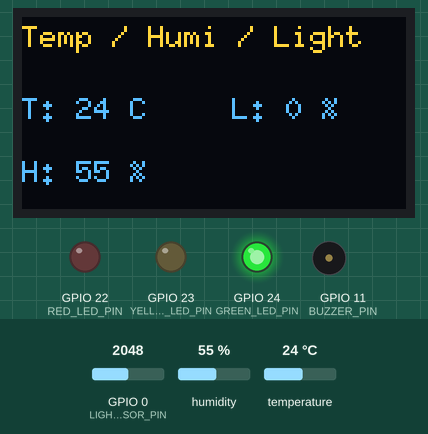
A sketch run on a simulated ESP32. Parts: 128×64 one-colour display, output pins drawn as LEDs (lit = HIGH), buzzer (waves = sounding). The inputs (shaded band) are chosen by the test bench; at power-on: humidity 55 %, temperature 24 °C, GPIO 0 (LIGHT_SENSOR_PIN) = 2048. The OLED is the two-colour kind (top 16 rows yellow); WiFi joins after 1.5 s; servers stay silent unless stated; uploads are accepted with an empty reply; no MQTT or app messages arrive unless stated.

Above: at 9.0 s.
9.1 s: humidity set to 79 %
14.9 s: humidity set to 82 %
At 16.1 s:
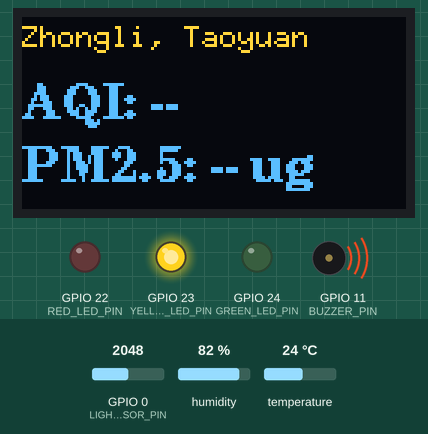
21.4 s: temperature set to 27 °C
At 25.2 s:
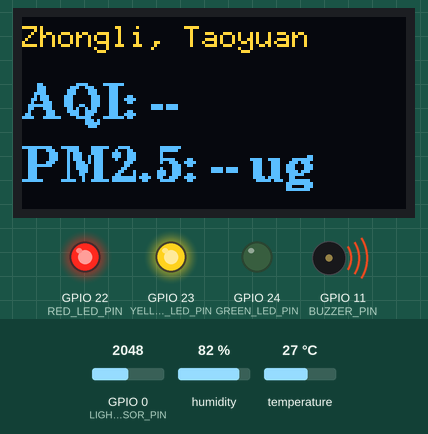
26.4 s: humidity set to 22 %
At 33.9 s:
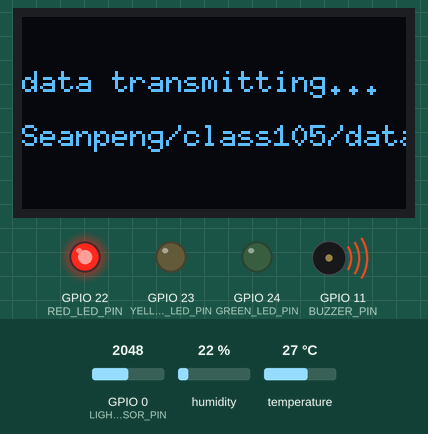
34.4 s: GPIO 0 (LIGHT_SENSOR_PIN) set to 491
At 40.6 s:
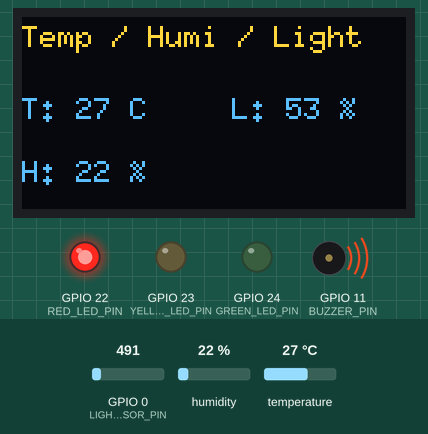
41.4 s: temperature set to 12 °C
At 45.8 s:
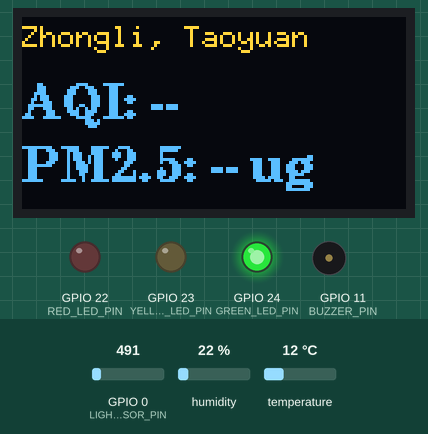
Timing chart, 0 to 47.3 s (numbered marks = the images above; inputs shaded):
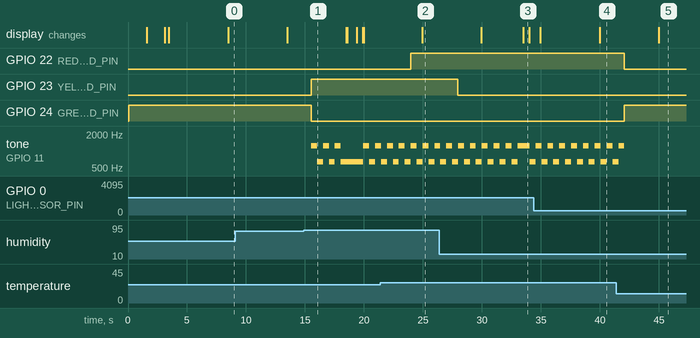

The sketch:

13-2_MQTT_light_add.ino
```cpp
/*
  13-2_MQTT_light_add
  整合 09_OLED_DHT_led_beep、10_OLED_AQI_PM、ThingSpeak、MQTT 與亮度：
  - 第 1 頁：桃園市中壢 AQI、PM2.5
  - 第 2 頁：DHT11 溫度、濕度
  - OLED 每 5 秒切換頁面
  - AQI 每 1 分鐘透過 Wi-Fi 更新
  - ThingSpeak 每 30 秒上傳溫度、濕度、AQI、PM2.5
  - MQTT 每 15 秒發布溫度與濕度 JSON
  - 光敏電阻 IO0 讀取亮度百分比並加入 MQTT JSON
  - 保留溫濕度門檻 LED 與蜂鳴器警報
*/

#include <WiFi.h>
#include <PubSubClient.h>
#include <WiFiSSLClient.h>
#include <ArduinoJson.h>
#include <DHT.h>
#include <U8g2lib.h>

char WIFI_SSID[] = "Seanpeng8787";
const char WIFI_PASSWORD[] = "0968709788";
const char API_HOST[] = "data.moenv.gov.tw";
const char API_PATH[] = "/api/v2/AQX_P_432?api_key=6b143ef9-f251-43e4-add6-a5557c7ffa1c";

const int DHT_PIN = 20;
const int LIGHT_SENSOR_PIN = 0;
const int GREEN_LED_PIN = 24;
const int YELLOW_LED_PIN = 23;
const int RED_LED_PIN = 22;
const int BUZZER_PIN = 11;
#define DHT_TYPE DHT11

const unsigned long SENSOR_INTERVAL_MS = 2000UL;
const unsigned long AQI_INTERVAL_MS = 60000UL;
const unsigned long THINGSPEAK_INTERVAL_MS = 30000UL;
const unsigned long MQTT_INTERVAL_MS = 15000UL;
const unsigned long MQTT_RETRY_INTERVAL_MS = 10000UL;
const unsigned long PAGE_INTERVAL_MS = 5000UL;
const unsigned long WIFI_RETRY_INTERVAL_MS = 10000UL;

DHT dht(DHT_PIN, DHT_TYPE);
U8G2_SSD1306_128X64_NONAME_F_HW_I2C u8g2(U8G2_R0, U8X8_PIN_NONE);
WiFiSSLClient httpsClient;
WiFiClient thingspeakClient;
WiFiClient mqttNetworkClient;
PubSubClient mqttClient(mqttNetworkClient);
const char THINGSPEAK_HOST[] = "api.thingspeak.com";
const char THINGSPEAK_API_KEY[] = "D6H5XMAOAOQRGWX0";
const char MQTT_HOST[] = "mqttgo.io";
const int MQTT_PORT = 1883;
const char MQTT_TOPIC[] = "Seanpeng/class105/data";
const char MQTT_CLIENT_ID[] = "HUB8735_Seanpeng";

float currentTemperature = 0.0;
float currentHumidity = 0.0;
bool sensorReady = false;
bool lightReady = false;
int brightnessPercent = 0;
int lightRawValue = 0;
bool hasAirData = false;
String latestAqi = "--";
String latestPm25 = "--";
unsigned long lastSensorMs = 0;
unsigned long lastAqiMs = 0;
unsigned long lastThingSpeakMs = 0;
unsigned long lastMqttMs = 0;
unsigned long lastMqttRetryMs = 0;
unsigned long lastPageMs = 0;
unsigned long lastWiFiRetryMs = 0;
int displayPage = 0;
bool alarmActive = false;
bool alarmHighTone = false;
unsigned long lastAlarmMs = 0;

void drawMessage(const char* line1, const char* line2 = nullptr) {
  u8g2.clearBuffer();
  u8g2.setFont(u8g2_font_6x10_tf);
  u8g2.drawStr(0, 25, line1);
  if (line2 != nullptr) u8g2.drawStr(0, 43, line2);
  u8g2.sendBuffer();
}

void drawAirPage() {
  u8g2.clearBuffer();
  u8g2.setFont(u8g2_font_6x10_tf);
  u8g2.drawStr(0, 10, "Zhongli, Taoyuan");
  u8g2.setFont(u8g2_font_ncenB12_tr);
  u8g2.setCursor(0, 34);
  u8g2.print("AQI: ");
  u8g2.print(latestAqi);
  u8g2.setCursor(0, 55);
  u8g2.print("PM2.5: ");
  u8g2.print(latestPm25);
  u8g2.print(" ug");
  u8g2.sendBuffer();
}

void drawDhtPage() {
  u8g2.clearBuffer();
  u8g2.setFont(u8g2_font_6x10_tf);
  u8g2.drawStr(0, 10, "Temp / Humi / Light");
  u8g2.setCursor(0, 34);
  u8g2.print("T: ");
  if (sensorReady) {
    u8g2.print(currentTemperature, 0);
    u8g2.print(" C");
  } else {
    u8g2.print("--");
  }
  u8g2.setCursor(0, 55);
  u8g2.print("H: ");
  if (sensorReady) {
    u8g2.print(currentHumidity, 0);
    u8g2.print(" %");
  } else {
    u8g2.print("--");
  }
  u8g2.setCursor(70, 34);
  u8g2.print("L: ");
  u8g2.print(lightReady ? brightnessPercent : 0);
  u8g2.print(" %");
  u8g2.sendBuffer();
}

void drawCurrentPage() {
  if (displayPage == 0) drawAirPage();
  else drawDhtPage();
}

void connectWiFi() {
  if (WiFi.status() == WL_CONNECTED) return;
  drawMessage("wifi connecting...");
  WiFi.begin(WIFI_SSID, WIFI_PASSWORD);
  while (WiFi.status() != WL_CONNECTED) delay(500);
  drawMessage("wifi connected");
  delay(1500);
}

bool skipHttpHeaders(WiFiSSLClient& client, bool& isChunked) {
  String line;
  unsigned long startMs = millis();
  isChunked = false;
  while (millis() - startMs < 15000UL) {
    while (client.available()) {
      char c = static_cast<char>(client.read());
      if (c == '\n') {
        if (line.length() == 0 || line == "\r") return true;
        if (line.indexOf("Transfer-Encoding: chunked") >= 0 ||
            line.indexOf("transfer-encoding: chunked") >= 0) isChunked = true;
        line = "";
      } else if (c != '\r') line += c;
    }
    if (!client.connected() && !client.available()) break;
    delay(1);
  }
  return false;
}

bool readHttpLine(WiFiSSLClient& client, String& line) {
  line = "";
  unsigned long startMs = millis();
  while (millis() - startMs < 15000UL) {
    while (client.available()) {
      char c = static_cast<char>(client.read());
      if (c == '\n') return true;
      if (c != '\r') line += c;
    }
    if (!client.connected() && !client.available()) return line.length() > 0;
    delay(1);
  }
  return false;
}

bool readResponseBody(WiFiSSLClient& client, bool isChunked, String& body) {
  body = "";
  if (!isChunked) {
    unsigned long startMs = millis();
    while (millis() - startMs < 20000UL) {
      while (client.available()) {
        body += static_cast<char>(client.read());
        startMs = millis();
      }
      if (!client.connected() && !client.available()) return true;
      delay(1);
    }
    return false;
  }
  String sizeLine;
  while (true) {
    if (!readHttpLine(client, sizeLine)) return false;
    int separator = sizeLine.indexOf(';');
    if (separator >= 0) sizeLine = sizeLine.substring(0, separator);
    unsigned long chunkSize = strtoul(sizeLine.c_str(), nullptr, 16);
    if (chunkSize == 0) {
      do { if (!readHttpLine(client, sizeLine)) return false; }
      while (sizeLine.length() > 0);
      return true;
    }
    unsigned long remaining = chunkSize;
    while (remaining > 0) {
      while (!client.available()) {
        if (!client.connected()) return false;
        delay(1);
      }
      size_t toRead = remaining > 256UL ? 256U : static_cast<size_t>(remaining);
      uint8_t buffer[256];
      int count = client.read(buffer, toRead);
      if (count <= 0) return false;
      for (int i = 0; i < count; ++i) body += static_cast<char>(buffer[i]);
      remaining -= static_cast<unsigned long>(count);
    }
    if (!readHttpLine(client, sizeLine) || sizeLine.length() != 0) return false;
  }
}

bool fetchAirQuality() {
  httpsClient.stop();
  httpsClient.setRecvTimeout(15000);
  if (!httpsClient.connect(API_HOST, 443)) return false;
  httpsClient.print("GET ");
  httpsClient.print(API_PATH);
  httpsClient.println(" HTTP/1.1");
  httpsClient.print("Host: ");
  httpsClient.println(API_HOST);
  httpsClient.println("Connection: close");
  httpsClient.println();

  bool isChunked = false;
  if (!skipHttpHeaders(httpsClient, isChunked)) {
    httpsClient.stop();
    return false;
  }
  String responseBody;
  if (!readResponseBody(httpsClient, isChunked, responseBody)) {
    httpsClient.stop();
    return false;
  }

  JsonDocument filter;
  filter[0]["county"] = true;
  filter[0]["sitename"] = true;
  filter[0]["aqi"] = true;
  filter[0]["pm2.5"] = true;
  filter[0]["pm2.5_avg"] = true;
  JsonDocument document;
  DeserializationError error = deserializeJson(
    document, responseBody, DeserializationOption::Filter(filter));
  httpsClient.stop();
  if (error) return false;

  for (JsonObject record : document.as<JsonArray>()) {
    const char* county = record["county"] | "";
    const char* siteName = record["sitename"] | "";
    if (strcmp(county, "桃園市") != 0 || strcmp(siteName, "中壢") != 0) continue;
    const char* aqi = record["aqi"] | "";
    const char* pm25 = record["pm2.5"] | "";
    const char* pm25Average = record["pm2.5_avg"] | "";
    if (aqi[0] == '\0') return false;
    latestAqi = aqi;
    latestPm25 = pm25[0] != '\0' ? pm25 : pm25Average;
    return latestPm25.length() > 0;
  }
  return false;
}

void updateLeds() {
  bool highTemp = sensorReady && currentTemperature > 25.0;
  bool highHumidity = sensorReady && currentHumidity > 80.0;
  digitalWrite(RED_LED_PIN, highTemp ? HIGH : LOW);
  digitalWrite(YELLOW_LED_PIN, highHumidity ? HIGH : LOW);
  digitalWrite(GREEN_LED_PIN, sensorReady && !highTemp && !highHumidity ? HIGH : LOW);
}

void updateAlarm() {
  bool shouldAlarm = sensorReady &&
    (currentTemperature > 25.0 || currentHumidity > 80.0);
  if (!shouldAlarm) {
    if (alarmActive) noTone(BUZZER_PIN);
    alarmActive = false;
    return;
  }
  if (!alarmActive || millis() - lastAlarmMs >= 500UL) {
    alarmActive = true;
    alarmHighTone = !alarmHighTone;
    tone(BUZZER_PIN, alarmHighTone ? 1250 : 650);
    lastAlarmMs = millis();
  }
}

void updateSensor() {
  if (millis() - lastSensorMs < SENSOR_INTERVAL_MS && sensorReady) return;
  lastSensorMs = millis();
  float humidity = dht.readHumidity();
  float temperature = dht.readTemperature();
  if (isnan(humidity) || isnan(temperature)) {
    sensorReady = false;
    updateLeds();
    return;
  }
  currentHumidity = humidity;
  currentTemperature = temperature;
  sensorReady = true;
  updateLeds();
}

void updateLight() {
  lightRawValue = analogRead(LIGHT_SENSOR_PIN);
  brightnessPercent = map(lightRawValue, 0, 1024, 100, 0);
  brightnessPercent = constrain(brightnessPercent, 0, 100);
  lightReady = true;
}

void updateAirPage() {
  drawMessage("data updating...");
  if (!fetchAirQuality() && !hasAirData) {
    drawCurrentPage();
    return;
  }
  if (latestAqi.length() > 0 && latestPm25.length() > 0) hasAirData = true;
  drawCurrentPage();
}

bool uploadThingSpeak() {
  if (!sensorReady || !hasAirData || latestAqi == "--" || latestPm25 == "--") {
    return false;
  }

  drawMessage("data uploading...");

  String requestPath = "/update?api_key=";
  requestPath += THINGSPEAK_API_KEY;
  requestPath += "&field1=";
  requestPath += String(currentTemperature, 1);
  requestPath += "&field2=";
  requestPath += String(currentHumidity, 1);
  requestPath += "&field3=";
  requestPath += latestAqi;
  requestPath += "&field4=";
  requestPath += latestPm25;

  thingspeakClient.stop();
  if (!thingspeakClient.connect(THINGSPEAK_HOST, 80)) {
    drawCurrentPage();
    return false;
  }

  thingspeakClient.print("GET ");
  thingspeakClient.print(requestPath);
  thingspeakClient.println(" HTTP/1.1");
  thingspeakClient.print("Host: ");
  thingspeakClient.println(THINGSPEAK_HOST);
  thingspeakClient.println("Connection: close");
  thingspeakClient.println();

  unsigned long startMs = millis();
  while (thingspeakClient.connected() && millis() - startMs < 5000UL) {
    while (thingspeakClient.available()) thingspeakClient.read();
    delay(1);
  }
  thingspeakClient.stop();
  drawCurrentPage();
  return true;
}

bool connectMQTT() {
  if (mqttClient.connected()) return true;
  if (millis() - lastMqttRetryMs < MQTT_RETRY_INTERVAL_MS) return false;

  lastMqttRetryMs = millis();
  drawMessage("mqtt connecting...");
  if (!mqttClient.connect(MQTT_CLIENT_ID)) {
    drawMessage("mqtt connect error");
    return false;
  }

  drawMessage("mqtt connected");
  delay(800);
  return true;
}

bool publishMQTT() {
  if (!sensorReady || !connectMQTT()) return false;

  char payload[96];
  snprintf(
    payload,
    sizeof(payload),
    "{\"temp\":%d,\"humi\":%d,\"light\":%d}",
    (int)currentTemperature,
    (int)currentHumidity,
    brightnessPercent
  );

  drawMessage("data transmitting...", MQTT_TOPIC);
  bool published = mqttClient.publish(MQTT_TOPIC, payload);
  if (!published) {
    drawMessage("mqtt publish error");
  }
  delay(500);
  drawCurrentPage();
  return published;
}

void setup() {
  u8g2.setI2CAddress(0x3C * 2);
  u8g2.begin();
  dht.begin();
  mqttNetworkClient.setNonBlockingMode();
  mqttClient.setServer(MQTT_HOST, MQTT_PORT);
  pinMode(GREEN_LED_PIN, OUTPUT);
  pinMode(YELLOW_LED_PIN, OUTPUT);
  pinMode(RED_LED_PIN, OUTPUT);
  pinMode(BUZZER_PIN, OUTPUT);
  pinMode(LIGHT_SENSOR_PIN, INPUT);
  updateSensor();
  updateLight();
  connectWiFi();
  updateAirPage();
  lastAqiMs = millis();
  lastThingSpeakMs = millis();
  lastMqttMs = millis();
  lastPageMs = millis();
}

void loop() {
  unsigned long now = millis();
  updateSensor();
  updateLight();
  updateAlarm();
  mqttClient.loop();

  if (WiFi.status() != WL_CONNECTED) {
    if (now - lastWiFiRetryMs >= WIFI_RETRY_INTERVAL_MS) {
      lastWiFiRetryMs = now;
      connectWiFi();
    }
  } else if (now - lastAqiMs >= AQI_INTERVAL_MS) {
    lastAqiMs = now;
    updateAirPage();
  }

  if (now - lastThingSpeakMs >= THINGSPEAK_INTERVAL_MS) {
    lastThingSpeakMs = now;
    uploadThingSpeak();
  }

  if (now - lastMqttMs >= MQTT_INTERVAL_MS) {
    lastMqttMs = now;
    publishMQTT();
  }

  if (now - lastPageMs >= PAGE_INTERVAL_MS) {
    lastPageMs = now;
    displayPage = displayPage == 0 ? 1 : 0;
    drawCurrentPage();
  }
  delay(10);
}
```

Measured:
- the behaviour switches between 80 and 81 % on humidity (found by bisection; images 0 and 1)
- the behaviour switches between 25 and 26 °C on temperature (found by bisection; images 1 and 2)
- after the input at 14.9 s, GPIO 23 (YELLOW_LED_PIN): LOW → HIGH after 0.64 s; GPIO 24 (GREEN_LED_PIN): HIGH → LOW after 0.64 s; tone on GPIO 11 (BUZZER_PIN): plays 1250 Hz for 0.50 s, 650 Hz for 0.50 s, 1250 Hz for 0.50 s, 650 Hz for 0.50 s, 1250 Hz for 0.50 s, 650 Hz for 1.9 s … (9 notes in this stretch), starting after 0.64 s
- after the input at 21.4 s, GPIO 22 (RED_LED_PIN): LOW → HIGH after 2.6 s
- after the input at 26.4 s, GPIO 23 (YELLOW_LED_PIN): HIGH → LOW after 1.6 s
- after the input at 34.4 s, the display: first differs from a run without the input after 5.6 s (image 4)
- after the input at 41.4 s, GPIO 22 (RED_LED_PIN): HIGH → LOW after 0.67 s; GPIO 24 (GREEN_LED_PIN): LOW → HIGH after 0.67 s
